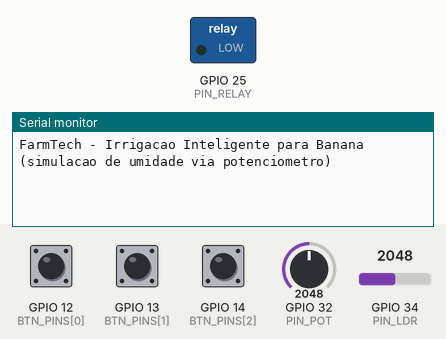
Bench run of a sketch on a simulated ESP32. Shown: switched loads named in the sketch (green lamp = pin HIGH), the last lines printed to the serial monitor. Inputs (shaded band) come from the test bench; at power-on: GPIO 12 (BTN_PINS[0]) HIGH, GPIO 13 (BTN_PINS[1]) HIGH, GPIO 14 (BTN_PINS[2]) HIGH, GPIO 32 (PIN_POT) = 2048, GPIO 34 (PIN_LDR) = 2048 (analog values on the 0–4095 scale).

Above: at 1.2 s.
1.3 s: GPIO 12 (BTN_PINS[0]) pulled LOW for 0.15 s
At 2.0 s:
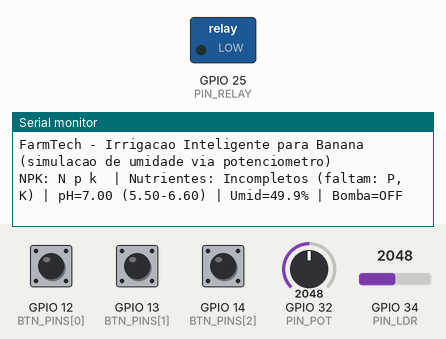
4.3 s: GPIO 13 (BTN_PINS[1]) pulled LOW for 0.15 s
At 5.5 s:
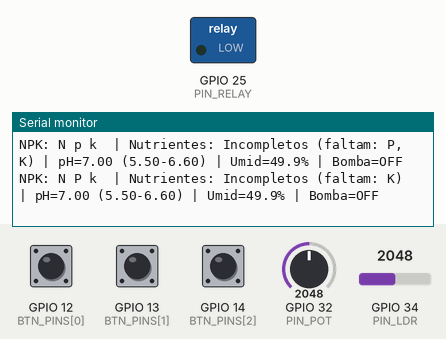
7.3 s: GPIO 14 (BTN_PINS[2]) pulled LOW for 0.15 s
At 8.2 s:
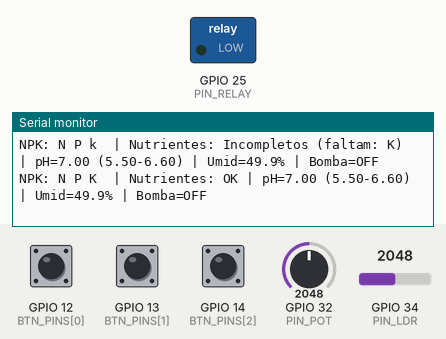
10.3 s: GPIO 12 (BTN_PINS[0]) pulled LOW for 1 s
At 11.5 s:
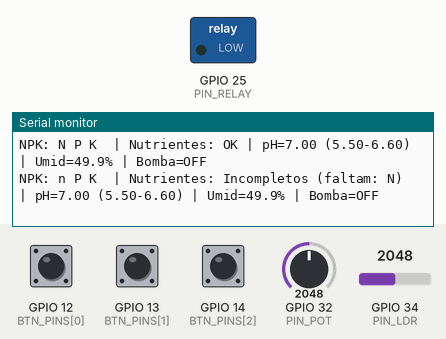
13.3 s: GPIO 13 (BTN_PINS[1]) pulled LOW for 1 s
At 14.0 s:
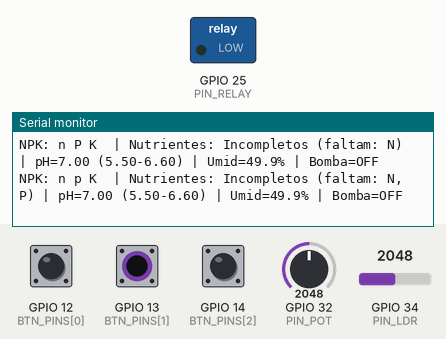
16.3 s: GPIO 14 (BTN_PINS[2]) pulled LOW for 1 s
At 17.6 s:
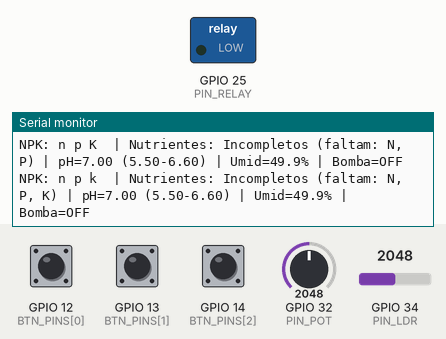

The sketch:

sketch.ino
```cpp
// --- Código para Irrigação do Cultivo de Bananas - Humidade Potenciometro ---

#include <Arduino.h>

// ------------ CONFIGS RÁPIDAS ------------
#define RELAY_ACTIVE_HIGH true   // se seu relé ligar invertido, troque para false
#define PH_INVERT true           // se luz alta der pH baixo, troque para true

// Pinos (conforme seu diagrama)
const int PIN_LDR   = 34;   // LDR (pH simulado no ADC)
const int PIN_RELAY = 25;   // Relé (bomba)
const int PIN_POT = 32;     // Potenciômetro para simular umidade manualmente

// Botões NPK como pushbutton (vamos tratá-los como toggle por software)
const int BTN_PINS[3] = {12, 13, 14}; // N, P, K (nessa ordem)

// Estados/toggle dos botões
bool latched[3]         = {false, false, false}; // N, P, K travados
int  prevRead[3]        = {HIGH, HIGH, HIGH};    // leitura anterior (pull-up = HIGH em repouso)
unsigned long lastT[3]  = {0, 0, 0};             // debounce ms

// Alvos da cultura (Banana)
const float phMin = 5.5, phMax = 6.6;
const float umidadeLiga = 55.0;     // liga se umidade < 55%
const float umidadeDesliga = 70.0;  // desliga se umidade > 70%

bool bombaLigada = false;

// ---------- Utilidades ----------
inline float fmap(float x, float in_min, float in_max, float out_min, float out_max) {
  return (x - in_min) * (out_max - out_min) / (in_max - in_min) + out_min;
}

float readPH() {
  const uint8_t S = 6;
  uint32_t acc = 0;
  for (uint8_t i = 0; i < S; i++) { acc += analogRead(PIN_LDR); delay(2); }
  float ph = fmap(acc / (float)S, 0.0, 4095.0, 0.0, 14.0);
  if (PH_INVERT) ph = 14.0 - ph;
  if (ph < 0) ph = 0; if (ph > 14) ph = 14;
  return ph;
}

// Leitura do potenciômetro suavizada e calibrada para umidade
float readSimulatedHumidity() {
  const int N = 10; // número de amostras para média
  float soma = 0.0;
  for (int i = 0; i < N; ++i) {
    soma += analogRead(PIN_POT);
    delay(1);
  }
  float media = soma / N;
  // Calibração da faixa do potenciômetro; ajuste se precisar baseado em medidas reais
  const float minADC = 200.0;   // mínimo obtido na prática
  const float maxADC = 3900.0;  // máximo obtido na prática
  float valorCalibrado = (media - minADC) * 100.0 / (maxADC - minADC);
  if (valorCalibrado < 0) valorCalibrado = 0;
  if (valorCalibrado > 100) valorCalibrado = 100;
  return valorCalibrado;
}

void setPump(bool on) {
  digitalWrite(PIN_RELAY, (RELAY_ACTIVE_HIGH ? (on ? HIGH : LOW) : (on ? LOW : HIGH)));
  bombaLigada = on;
}

// Atualiza 1 botão (toggle por borda de descida + debounce)
void updateButton(int i) {
  int r = digitalRead(BTN_PINS[i]);
  unsigned long now = millis();
  if (r != prevRead[i] && (now - lastT[i]) > 25) {
    lastT[i] = now;
    if (prevRead[i] == HIGH && r == LOW) latched[i] = !latched[i];
    prevRead[i] = r;
  }
}

void setup() {
  Serial.begin(115200);

  for (int i = 0; i < 3; i++) pinMode(BTN_PINS[i], INPUT_PULLUP);

  pinMode(PIN_RELAY, OUTPUT);
  setPump(false);

  pinMode(PIN_POT, INPUT);

  analogReadResolution(12);
  Serial.println("FarmTech - Irrigacao Inteligente para Banana (simulacao de umidade via potenciometro)");
}

void loop() {
  updateButton(0);
  updateButton(1);
  updateButton(2);

  float ph = readPH();
  float hum = readSimulatedHumidity();

  bool nutrientesOK = latched[0] && latched[1] && latched[2];
  bool phOK = (ph >= phMin && ph <= phMax);

  if (!nutrientesOK || !phOK) {
    setPump(false);
  } else {
    if (!bombaLigada && hum < umidadeLiga) setPump(true);
    if (bombaLigada && hum > umidadeDesliga) setPump(false);
  }

  static bool prevN = false, prevP = false, prevK = false, prevPump = false;
  static unsigned long t0 = 0;
  bool changed = (prevN != latched[0]) || (prevP != latched[1]) || (prevK != latched[2]) || (prevPump != bombaLigada);
  if (changed || millis() - t0 > 1500) {
    t0 = millis();
    Serial.print("NPK: ");
    Serial.print(latched[0] ? "N " : "n ");
    Serial.print(latched[1] ? "P " : "p ");
    Serial.print(latched[2] ? "K " : "k ");

    Serial.print(" | Nutrientes: ");
    if (nutrientesOK)
      Serial.print("OK");
    else {
      Serial.print("Incompletos (faltam: ");
      bool first = true;
      if (!latched[0]) {
        Serial.print("N");
        first = false;
      }
      if (!latched[1]) {
        if (!first) Serial.print(", ");
        Serial.print("P");
        first = false;
      }
      if (!latched[2]) {
        if (!first) Serial.print(", ");
        Serial.print("K");
      }
      Serial.print(")");
    }

    Serial.print(" | pH=");
    Serial.print(ph, 2);
    Serial.print(" (");
    Serial.print(phMin);
    Serial.print("-");
    Serial.print(phMax);
    Serial.print(")");
    Serial.print(" | Umid=");
    Serial.print(hum, 1);
    Serial.print("%");
    Serial.print(" | Bomba=");
    Serial.println(bombaLigada ? "ON" : "OFF");

    prevN = latched[0];
    prevP = latched[1];
    prevK = latched[2];
    prevPump = bombaLigada;
  }

  delay(3);
}
```

Measured:
- after the input at 1.3 s, the serial monitor: prints a new line after 0.05 s (image 1)
- after the input at 4.3 s, the serial monitor: prints a new line at once (image 2)
- after the input at 7.3 s, the serial monitor: prints a new line at once (image 3)
- after the input at 10.3 s, the serial monitor: prints a new line at once (image 4)
- after the input at 13.3 s, the serial monitor: prints a new line at once (image 5)
- after the input at 16.3 s, the serial monitor: prints a new line at once (image 6)
